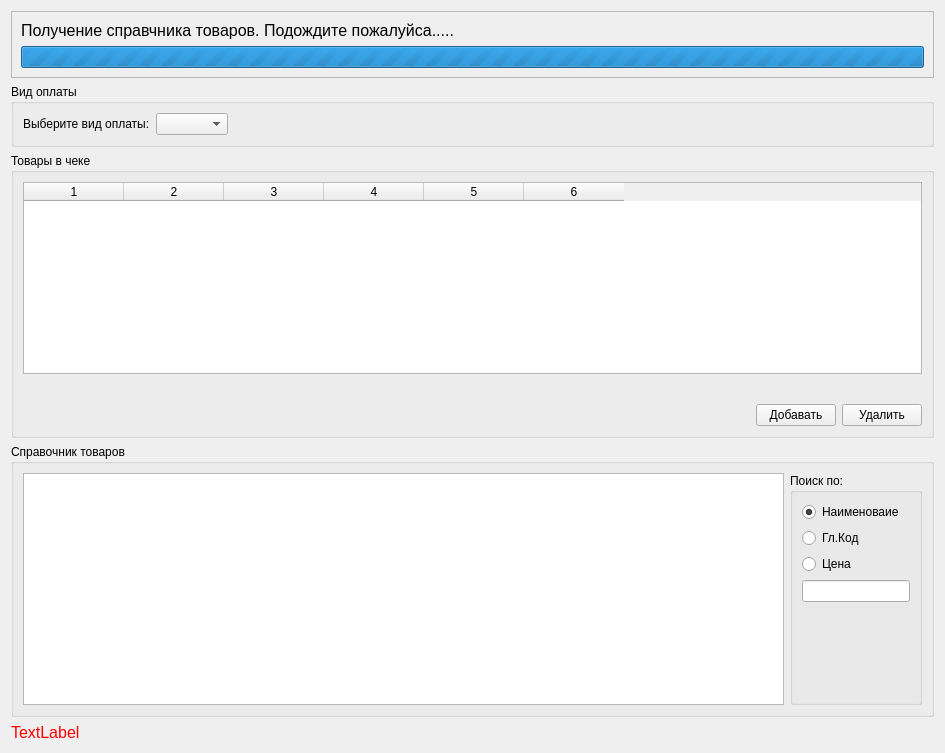
<?xml version="1.0" encoding="UTF-8"?>
<ui version="4.0">
 <class>ArticlePage</class>
 <widget class="QWizardPage" name="ArticlePage">
  <property name="geometry">
   <rect>
    <x>0</x>
    <y>0</y>
    <width>945</width>
    <height>753</height>
   </rect>
  </property>
  <property name="windowTitle">
   <string>WizardPage</string>
  </property>
  <property name="title">
   <string>Товары</string>
  </property>
  <property name="subTitle">
   <string>Укажите список товаров в востанавливаемом чеке.</string>
  </property>
  <layout class="QGridLayout" name="gridLayout_6">
   <item row="0" column="0">
    <widget class="QFrame" name="frameProgress">
     <property name="frameShape">
      <enum>QFrame::StyledPanel</enum>
     </property>
     <property name="frameShadow">
      <enum>QFrame::Raised</enum>
     </property>
     <layout class="QGridLayout" name="gridLayout">
      <item row="1" column="0">
       <widget class="QProgressBar" name="progressBar">
        <property name="maximum">
         <number>0</number>
        </property>
        <property name="value">
         <number>-1</number>
        </property>
        <property name="invertedAppearance">
         <bool>false</bool>
        </property>
        <property name="format">
         <string/>
        </property>
       </widget>
      </item>
      <item row="0" column="0">
       <widget class="QLabel" name="label">
        <property name="font">
         <font>
          <pointsize>12</pointsize>
         </font>
        </property>
        <property name="text">
         <string>Получение справчника товаров. Подождите пожалуйса.....</string>
        </property>
       </widget>
      </item>
     </layout>
    </widget>
   </item>
   <item row="1" column="0">
    <widget class="QGroupBox" name="groupBoxPaytype">
     <property name="title">
      <string>Вид оплаты </string>
     </property>
     <layout class="QGridLayout" name="gridLayout_5">
      <item row="0" column="0">
       <layout class="QHBoxLayout" name="horizontalLayout">
        <item>
         <widget class="QLabel" name="label_2">
          <property name="text">
           <string>Выберите вид оплаты:</string>
          </property>
         </widget>
        </item>
        <item>
         <widget class="QComboBox" name="comboBoxPaytype"/>
        </item>
        <item>
         <spacer name="horizontalSpacer_2">
          <property name="orientation">
           <enum>Qt::Horizontal</enum>
          </property>
          <property name="sizeHint" stdset="0">
           <size>
            <width>664</width>
            <height>20</height>
           </size>
          </property>
         </spacer>
        </item>
       </layout>
      </item>
     </layout>
    </widget>
   </item>
   <item row="2" column="0">
    <widget class="QGroupBox" name="groupBoxAdd">
     <property name="title">
      <string>Товары в чеке </string>
     </property>
     <layout class="QGridLayout" name="gridLayout_3">
      <item row="2" column="2">
       <widget class="QPushButton" name="pushButtonDelete">
        <property name="text">
         <string>Удалить</string>
        </property>
        <property name="shortcut">
         <string>Del</string>
        </property>
       </widget>
      </item>
      <item row="2" column="1">
       <widget class="QPushButton" name="pushButtonAdd">
        <property name="text">
         <string>Добавать</string>
        </property>
        <property name="shortcut">
         <string>Ins</string>
        </property>
       </widget>
      </item>
      <item row="2" column="0">
       <spacer name="horizontalSpacer">
        <property name="orientation">
         <enum>Qt::Horizontal</enum>
        </property>
        <property name="sizeHint" stdset="0">
         <size>
          <width>40</width>
          <height>20</height>
         </size>
        </property>
       </spacer>
      </item>
      <item row="0" column="0" colspan="3">
       <widget class="QTableWidget" name="tableWidget">
        <property name="editTriggers">
         <set>QAbstractItemView::NoEditTriggers</set>
        </property>
        <property name="alternatingRowColors">
         <bool>true</bool>
        </property>
        <property name="selectionMode">
         <enum>QAbstractItemView::SingleSelection</enum>
        </property>
        <property name="selectionBehavior">
         <enum>QAbstractItemView::SelectRows</enum>
        </property>
        <property name="columnCount">
         <number>6</number>
        </property>
        <column/>
        <column/>
        <column/>
        <column/>
        <column/>
        <column/>
       </widget>
      </item>
      <item row="1" column="0" colspan="3">
       <widget class="QLabel" name="labelSumm">
        <property name="font">
         <font>
          <pointsize>12</pointsize>
         </font>
        </property>
        <property name="styleSheet">
         <string notr="true">color: rgb(0, 0, 255);</string>
        </property>
        <property name="text">
         <string/>
        </property>
        <property name="alignment">
         <set>Qt::AlignRight|Qt::AlignTrailing|Qt::AlignVCenter</set>
        </property>
       </widget>
      </item>
     </layout>
    </widget>
   </item>
   <item row="3" column="0">
    <widget class="QGroupBox" name="groupBoxArticles">
     <property name="title">
      <string>Справочник товаров</string>
     </property>
     <layout class="QGridLayout" name="gridLayout_4" columnstretch="3,0">
      <item row="0" column="0">
       <widget class="QTableView" name="tableView">
        <property name="editTriggers">
         <set>QAbstractItemView::NoEditTriggers</set>
        </property>
        <property name="selectionMode">
         <enum>QAbstractItemView::SingleSelection</enum>
        </property>
        <property name="selectionBehavior">
         <enum>QAbstractItemView::SelectRows</enum>
        </property>
        <property name="sortingEnabled">
         <bool>true</bool>
        </property>
       </widget>
      </item>
      <item row="0" column="1">
       <widget class="QGroupBox" name="groupBox_3">
        <property name="title">
         <string>Поиск по:</string>
        </property>
        <layout class="QGridLayout" name="gridLayout_2">
         <item row="2" column="0">
          <widget class="QRadioButton" name="radioButtonPrice">
           <property name="text">
            <string>Цена</string>
           </property>
          </widget>
         </item>
         <item row="3" column="0">
          <widget class="QLineEdit" name="lineEditFind"/>
         </item>
         <item row="0" column="0">
          <widget class="QRadioButton" name="radioButtonName">
           <property name="text">
            <string>Наименоваие</string>
           </property>
           <property name="checked">
            <bool>true</bool>
           </property>
          </widget>
         </item>
         <item row="1" column="0">
          <widget class="QRadioButton" name="radioButtonArticles">
           <property name="text">
            <string>Гл.Код</string>
           </property>
          </widget>
         </item>
         <item row="4" column="0">
          <spacer name="verticalSpacer">
           <property name="orientation">
            <enum>Qt::Vertical</enum>
           </property>
           <property name="sizeHint" stdset="0">
            <size>
             <width>20</width>
             <height>40</height>
            </size>
           </property>
          </spacer>
         </item>
        </layout>
       </widget>
      </item>
     </layout>
    </widget>
   </item>
   <item row="4" column="0">
    <widget class="QLabel" name="labelError">
     <property name="font">
      <font>
       <pointsize>12</pointsize>
      </font>
     </property>
     <property name="styleSheet">
      <string notr="true">color: rgb(255, 0, 0);</string>
     </property>
     <property name="text">
      <string>TextLabel</string>
     </property>
    </widget>
   </item>
  </layout>
 </widget>
 <resources/>
 <connections/>
</ui>
